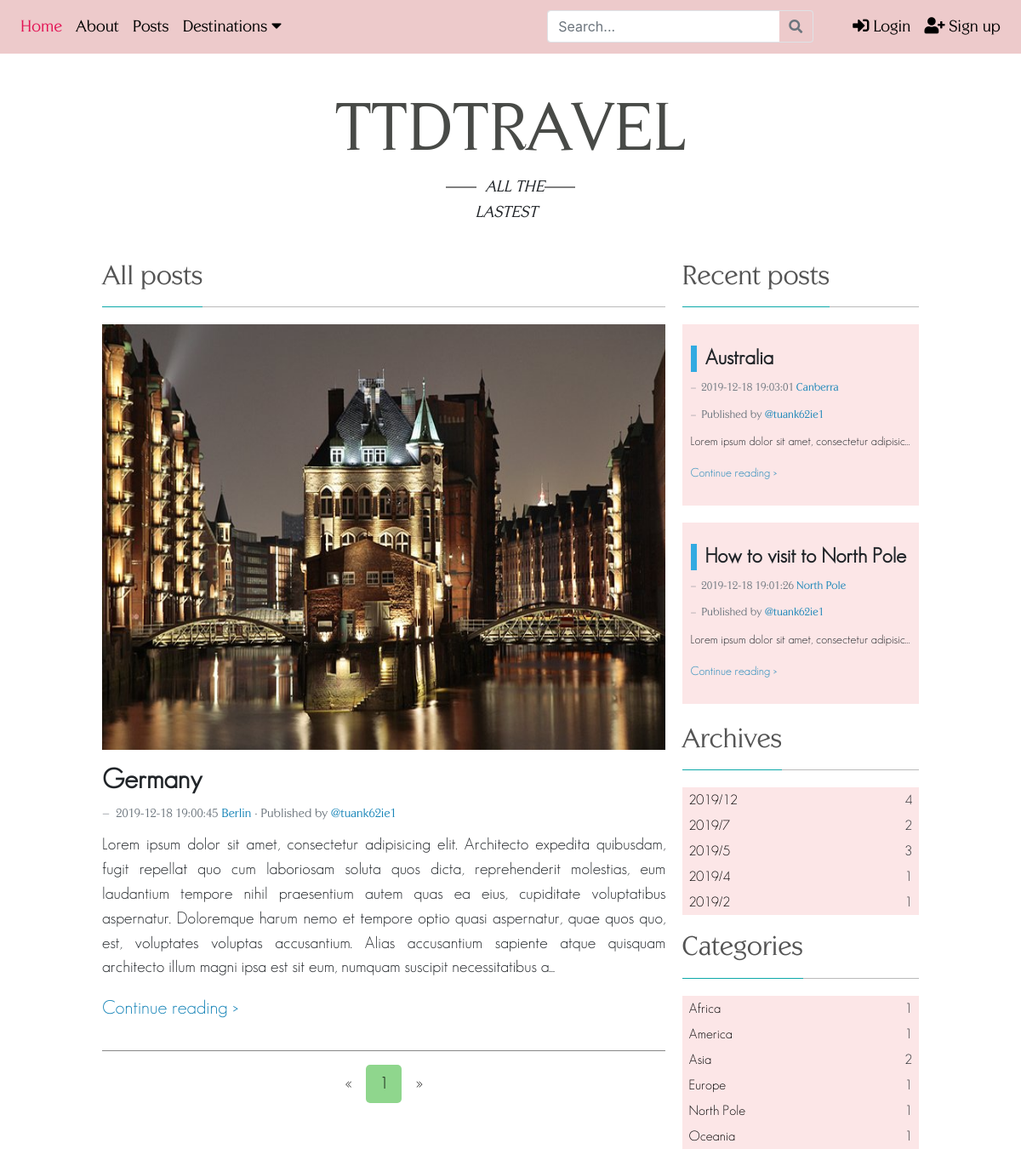
The app's page /all_post.php?categories=europe with its own data.
### tables this page shows
CREATE TABLE `location` (
  `location_id` int(11) NOT NULL,
  `city` varchar(45) DEFAULT NULL,
  `country` varchar(45) DEFAULT NULL,
  `continent_id` int(11) NOT NULL,
  `post_id` int(11) NOT NULL
);

CREATE TABLE `post` (
  `post_id` int(11) NOT NULL,
  `title` varchar(100) NOT NULL,
  `text` text NOT NULL,
  `publish_date` datetime NOT NULL DEFAULT CURRENT_TIMESTAMP,
  `thumbnail_img` varchar(300) NOT NULL DEFAULT 'images/no-thumbnail.jpg',
  `user_id` int(11) NOT NULL DEFAULT '1'
);

### core/data/PDOData.php (called while the page is built, shortened)
<?php
	class PDOData {
		private $db = null;
    private $servername = "localhost:3307";
    private $database = "ttd_travel";
    private $username = "root";
    private $password = "quangtuan99";
		public function __construct() {
			try {
				$this->db = new PDO("mysql:host=$this->servername;dbname=$this->database", $this->username, $this->password);
			} catch(PDOException $e) { echo $e->getMessage();	}
		}
		public function __destruct() {
			try {
				$this->db = null;
			} catch(PDOException $e) { echo $e->getMessage();	}
		}
		public function doQuery($query) {
			$ret = array();
			try {
				$stmt = $this->db->query($query);
				if ($stmt) {
					while ($row = $stmt->fetch(PDO::FETCH_ASSOC)) {
						$ret[] = $row;
					}
				}
			} catch(PDOException $e) {	echo $query; }
			return $ret;
		}
		public function doPreparedQuery($queryTmpl, $paras) {
			$ret = array();
			try {
				$stmt = $this->db->prepare($queryTmpl);
				foreach ($paras as $k=>$v) $stmt->bindValue($k+1, $v);
				$stmt->execute();
				while ($row = $stmt->fetch(PDO::FETCH_ASSOC)) {
					$ret[] = $row;
				}
			} catch(PDOException $e) {	echo $e; }
			return $ret;
		}
	}

### all_post/model/AllPost.php (called while the page is built, shortened)
<?php
require_once("core/data/PDOData.php");
class AllPost {
  public function getRecentPostRight(){
    $db = new PDOData();
    $data = $db->doQuery("
      select p.*, l.city
      from post p
      inner join location l
      on l.post_id = p.post_id
      order by p.publish_date desc limit 2;
    ");
    return $data;
  }
  public function getArchives(){
    $db = new PDOData();
    $data = $db->doQuery("
      select  concat(year(publish_date), \"/\", month(publish_date)) as archived_date,
              count(post_id) as post_count
      from ttd_travel.post
      group by year(publish_date), month(publish_date) desc;
    ");
    return $data;
  }
  public function getCategories(){
    $db = new PDOData();
    $data = $db->doQuery("
      select c.continent_name, count(p.post_id) as post_count
      from post p
      inner join location l
      on l.post_id = p.post_id
      inner join continent c
      on c.continent_id = l.continent_id
      group by c.continent_name;
    ");
    return $data;
  }
  public function getPostByContinent($continent, $pageNumber, $pageSize) {
    $db = new PDOData();
    $rows = $db->doPreparedQuery("
      select p.*, l.city, c.continent_name
      from post p
      inner join location l
      on l.post_id = p.post_id
      inner join continent c
      on c.continent_id = l.continent_id
      where c.continent_name = ?
      order by p.publish_date desc;
    ", array($continent));
    $beginIndex = $pageNumber * $pageSize;
    $endIndex = $beginIndex  + $pageSize;
    if ($endIndex > count($rows)) $endIndex = count($rows);
    $ret = array();
    for ($i = $beginIndex; $i < $endIndex; $i++)
    $ret[] = $rows[$i];
    return $ret;
  }
}

### all_post/view/AllPostView.php (the view, shortened to what this page needs)
<?php
class AllPostView {
  private $data;
  public function __construct($data) {
    $this->data = $data;
  }
  public function recentPostRightView() {
    $html = "";
    foreach ($this->data as $row){
      $html .= '
      <div class="recent-post-container row">
        <div class="post-title-container">
          <h4 class="post-title hvr-animation-blue" href="#detailPostModal'.$row["post_id"].'" data-toggle="modal">'.$row["title"].'</h4>
        </div>
        <div class="datetime-location" style="font-size: 14px;">
          <footer class="blockquote-footer">
            <span>'.$row["publish_date"].'</span>
            <span class="location hvr-animation-blue">'.$row["city"].'</span>
          </footer>
        </div>
        <div class="datetime-location" style="font-size: 14px;">
          <footer class="blockquote-footer">
            <span>Published by </span>
            <span class="username hvr-animation-blue">@tuank62ie1</span>
          </footer>
        </div>
        <p class="post-content text-truncate" style="font-size: 14px;">'.$row["text"].'</p>
        <p class="read-more hvr-animation-blue" href="#detailPostModal'.$row["post_id"].'" data-toggle="modal" style="font-size: 14px;">Continue reading ></p>
      </div>
    ';
    }
    return $html;
  }
  public function archivesView() {
    $html = "";
    foreach ($this->data as $row){
      $date = explode("/", $row["archived_date"]);
      $year = (int)$date[0];
      $month = (int)$date[1];
      $html .= '
      <li class="archive-item grow">
        <div class="row" style="width: 100%; margin-left: auto; margin-right: auto;">
          <div class="col-md" style="padding: 0; margin-left: 3px;">
          <a href="./all_post.php?year='.$year.'&&month='.$month.'" style="color:black; text-decoration:none;"><p class="text">'.$row["archived_date"].'</p></a>
          </div>
          <div class="col-"><p class="counter">'.$row["post_count"].'</p></div>
        </div>
      </li>
      ';
    }
    return $html;
  }
  public function categoriesView() {
    $html = "";
    foreach($this->data as $row){
      $continent = strtolower($row["continent_name"]);
      $continent = str_replace(' ', '', $continent);
      $html .= '
      <li class="category-item grow">
        <div class="row" style="width: 100%; margin-left: auto; margin-right: auto;">
          <div class="col-md" style="padding: 0; margin-left: 3px;">
          <a href="./all_post.php?categories='.$continent.'" style="text-decoration:none; color:black;"><p class="text">'.$row["continent_name"].'</p></a>
          </div>
          <div class="col-"><p class="counter">'.$row["post_count"].'</p></div>
        </div>
      </li>
      ';
    }
    return $html;
  }
}

### all_post/view/AllPostListView.php (shortened to what this page needs)
<?php
class AllPostListView {
  private $data;
  private $page_num;
  private $current_page;
  private $categories;
  public function __construct($data, $page_num, $current_page, $categories) {
    $this->data = $data;
    $this->page_num = $page_num;
    $this->current_page = $current_page;
    $this->categories = $categories;
  }
  public function postByPageView() {
    $html = "";
    foreach ($this->data as $row){
      $string = $row["text"];
      $string = (strlen($string) > 500) ? substr($string, 0, 490).'...' : $string;
      $html .= '
      <li>
        <div class="postcontent">
          <div class="image-container">
            <img src="'.$row["thumbnail_img"].'" href="#detailPostModal'.$row["post_id"].'" data-toggle="modal">
          </div>
          <div class="text-container">
            <h2 class="post-title hvr-animation-blue" href="#detailPostModal'.$row["post_id"].'" data-toggle="modal">'.$row["title"].'</h2>
            <br>
            <div class="datetime-location">
              <footer class="blockquote-footer">
                <span>'.$row["publish_date"].'</span>
                <span class="location hvr-animation-blue">'.$row["city"].'</span>
                <span> · Published by </span>
                <span class="username hvr-animation-blue">@tuank62ie1</span>
              </footer>
            </div>
            <p class="post-content">'.$string.'</p>
            <p class="read-more hvr-animation-blue" href="#detailPostModal'.$row["post_id"].'" data-toggle="modal">Continue reading ></p>
          </div>
        </div>
      </li>
      <hr class="horizontal-line">
      ';
    }
    $html .= '
    <div class="text-center">
      <div class="pagination">
        <a href="?categories='.$this->categories.'&&p='.($this->current_page>0 ? $this->current_page : $this->current_page+1).'">&laquo;</a>';
        for ($i = 0; $i < $this->page_num; ++$i){
          if ($i != $this->current_page){
            $html .= '
            <a href="?categories='.$this->categories.'&&p='.($i+1).'">'.($i+1).'</a>
            ';
          }
          else {
            $html .= '
            <a class="active" href="#">'.($i+1).'</a>
            ';
          }
        }
        $html .= '
        <a href="?categories='.$this->categories.'&&p='.($this->current_page+1<$this->page_num ? $this->current_page+2 : $this->current_page+1).'">&raquo;</a>
      </div>
    </div>
    ';
    return $html;
  }
}
?>

### css/master.css (style rules this page uses)
* { box-sizing: border-box; }
span { font-weight: lighter; font-family: 'centabel' !important; }
.grow { transition: all .3s ease-in-out; }
.hvr-animation-blue { display: inline-block; text-decoration: none; cursor: pointer; }
.hvr-animation-blue::after { content: ''; display: block; width: 0; height: 2px; background: #1885b8; transition: width .3s; }
.horizontal-line { border-top: solid 1px #878787; }
img { max-width: 100%; max-height: 100%; }
.location { color: #1885b8; }
.username { color: #1885b8; }

### css/new-modal.css (style rules this page uses)
.row, .col-sm-1 { margin: 0; padding: 0; }

### css/all-post.css (style rules this page uses)
.post-title-container { width: 100%; }
.all-post-right span { font-size: 13px; }
.post-title { margin-top: 15px; display: inline-block; font-size }
.read-more { display: inline-block; cursor: pointer; font-size: 115%; }
.postcontent .post-title { transition: color .3s; }
.datetime-location { color: gray; margin-bottom: 10px; font-size: 18px; }
.location { color: #1885b8; }
.username { color: #1885b8; }
.read-more { color: #1885b8; }
.image-container img { width: 100%; height: 500px; cursor: pointer; }
.pagination { display: inline-block; }
.pagination a { color: black; float: left; padding: 8px 16px; text-decoration: none; transition: background-color .3s; border-radius: 5px; }
.pagination a.active { background-color: #8fd68d; border-radius: 5px; }
.category-list li, .archive-list li { height: 30px; background-color: #fce6e7; padding-left: 5px; padding-right: 8px; padding-top: 3px; }
.recent-post-container { background-color: #fce6e7; transition: background-color .2s; padding: 10px; margin-bottom: 20px; }
.recent-post-container .post-title { border-left: 7px solid #32aae1; padding-left: 10px; }
.post-title { font-family: Geosanslight; font-weight: bold; }
.recent-post .post-title { transition: color .3s; }

### records on screen
location: post.thumbnail_img (picture), post.title "Germany", post.publish_date "2019-12-18 19:00:45", city "Berlin", post.text "Lorem ipsum dolor sit amet, consectetur adipisicing elit. Architecto expedita quibusdam, fugit repellat quo cum laboriosam soluta quos dicta, reprehenderit molestias, eum laudantium tempore nihil praesentium autem quas ea eius, cupiditate voluptatibus aspernatur. Doloremque harum nemo et tempore optio quasi aspernatur, quae quos quo, est, voluptates voluptas accusantium. Alias accusantium sapiente atque quisquam architecto illum magni ipsa est sit eum, numquam suscipit necessitatibus a..."
location: post.title "Australia", post.publish_date "2019-12-18 19:03:01", city "Canberra", post.text "Lorem ipsum dolor sit amet, consectetur adipis…"
location: post.title "How to visit to North Pole", post.publish_date "2019-12-18 19:01:26", city "North Pole", post.text "Lorem ipsum dolor sit amet, consectetur adipis…"

### other values on screen
$row["archived_date"] "2019/12"
$row["post_count"] "4"
$row["archived_date"] "2019/7"
$row["post_count"] "2"
$row["archived_date"] "2019/5"
$row["post_count"] "3"
$row["archived_date"] "2019/4"
$row["post_count"] "1"
$row["archived_date"] "2019/2"
$row["continent_name"] "Africa"
$row["continent_name"] "America"
$row["continent_name"] "Asia"
$row["continent_name"] "Europe"
$row["continent_name"] "North Pole"
$row["continent_name"] "Oceania"
